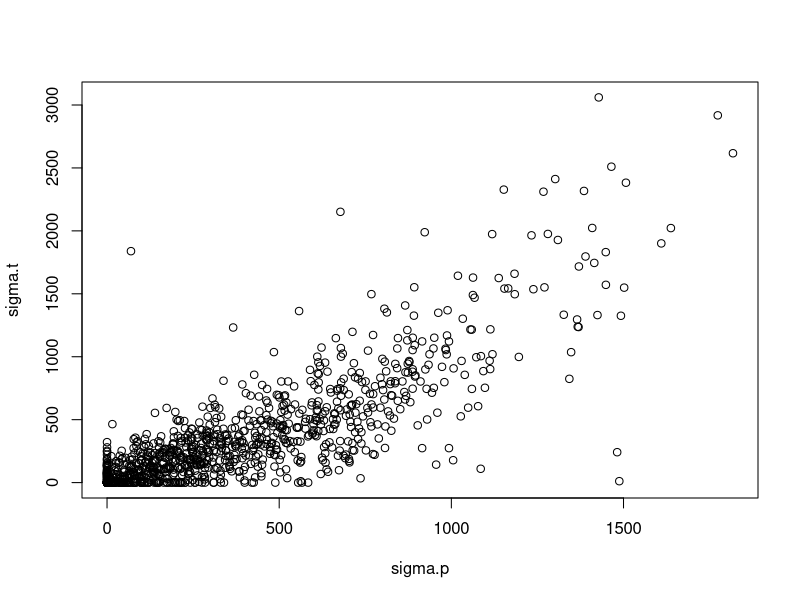

R code for this plot:
setwd("d:/analysis")

# scatter the predicted value and true value
#get the source data
tablel<-read.csv("result-left.csv")
tabler<-read.csv("result-right.csv")
tablelt<-read.csv("result-left-true.csv")
tablert<-read.csv("result-right-true.csv")

fun.getData <- function(index,type="default")
{
  datalp<-tablel[c(1,index)]
  datalt<-tablelt[c(1,index)]
  datarp<-tabler[c(1,index)]
  datart<-tablert[c(1,index)]
  for(i in 1:dim(datarp)[1])
  {
    if(datalp[i,2]<0)
      datalp[i,2]<-0
    if(datarp[i,2]<0)
      datarp[i,2]<-0
  }
  resultl<-merge(datalp,datalt,by=c("seq"))
  resultr<-merge(datarp,datart,by=c("seq"))
  resultl<-as.data.frame(resultl)
  resultr<-as.data.frame(resultr)
  result<-rbind(resultl,resultr)
  return(result)
}



result<-fun.getData(2)
plot(result[,2:3])
